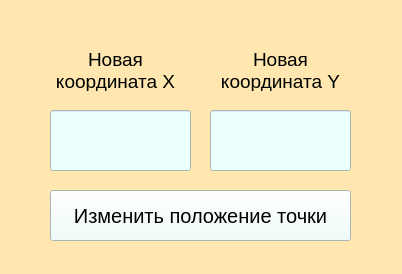
<?xml version="1.0" encoding="UTF-8"?>
<ui version="4.0">
 <class>MainWindow</class>
 <widget class="QMainWindow" name="MainWindow">
  <property name="geometry">
   <rect>
    <x>0</x>
    <y>0</y>
    <width>402</width>
    <height>274</height>
   </rect>
  </property>
  <property name="windowTitle">
   <string>Редактирование точки</string>
  </property>
  <property name="styleSheet">
   <string notr="true">background-color: rgb(255, 231, 175);</string>
  </property>
  <widget class="QWidget" name="centralwidget">
   <widget class="QLineEdit" name="new_x_entry">
    <property name="geometry">
     <rect>
      <x>50</x>
      <y>110</y>
      <width>141</width>
      <height>61</height>
     </rect>
    </property>
    <property name="font">
     <font>
      <pointsize>15</pointsize>
     </font>
    </property>
    <property name="styleSheet">
     <string notr="true">background-color: rgb(235, 255, 253);</string>
    </property>
   </widget>
   <widget class="QLineEdit" name="new_y_entry">
    <property name="geometry">
     <rect>
      <x>210</x>
      <y>110</y>
      <width>141</width>
      <height>61</height>
     </rect>
    </property>
    <property name="font">
     <font>
      <pointsize>15</pointsize>
     </font>
    </property>
    <property name="styleSheet">
     <string notr="true">background-color: rgb(235, 255, 253);</string>
    </property>
   </widget>
   <widget class="QLabel" name="new_x_label">
    <property name="geometry">
     <rect>
      <x>40</x>
      <y>50</y>
      <width>151</width>
      <height>41</height>
     </rect>
    </property>
    <property name="font">
     <font>
      <pointsize>14</pointsize>
     </font>
    </property>
    <property name="text">
     <string>Новая 
координата Х</string>
    </property>
    <property name="alignment">
     <set>Qt::AlignCenter</set>
    </property>
   </widget>
   <widget class="QLabel" name="new_y_label">
    <property name="geometry">
     <rect>
      <x>205</x>
      <y>50</y>
      <width>151</width>
      <height>41</height>
     </rect>
    </property>
    <property name="font">
     <font>
      <pointsize>14</pointsize>
     </font>
    </property>
    <property name="text">
     <string>Новая 
координата Y</string>
    </property>
    <property name="alignment">
     <set>Qt::AlignCenter</set>
    </property>
   </widget>
   <widget class="QPushButton" name="change_btn">
    <property name="geometry">
     <rect>
      <x>50</x>
      <y>190</y>
      <width>301</width>
      <height>51</height>
     </rect>
    </property>
    <property name="font">
     <font>
      <pointsize>15</pointsize>
     </font>
    </property>
    <property name="styleSheet">
     <string notr="true">background-color: rgb(235, 255, 253);</string>
    </property>
    <property name="text">
     <string>Изменить положение точки</string>
    </property>
   </widget>
  </widget>
 </widget>
 <resources/>
 <connections/>
</ui>
